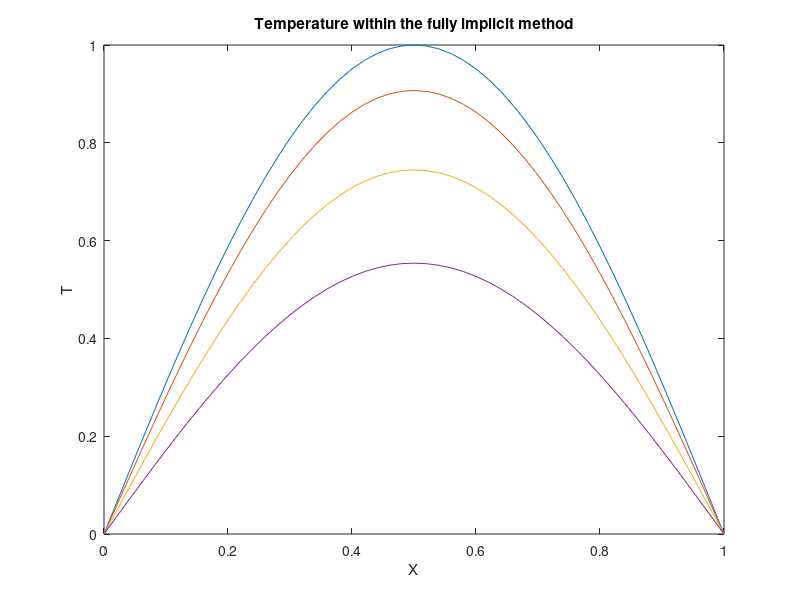
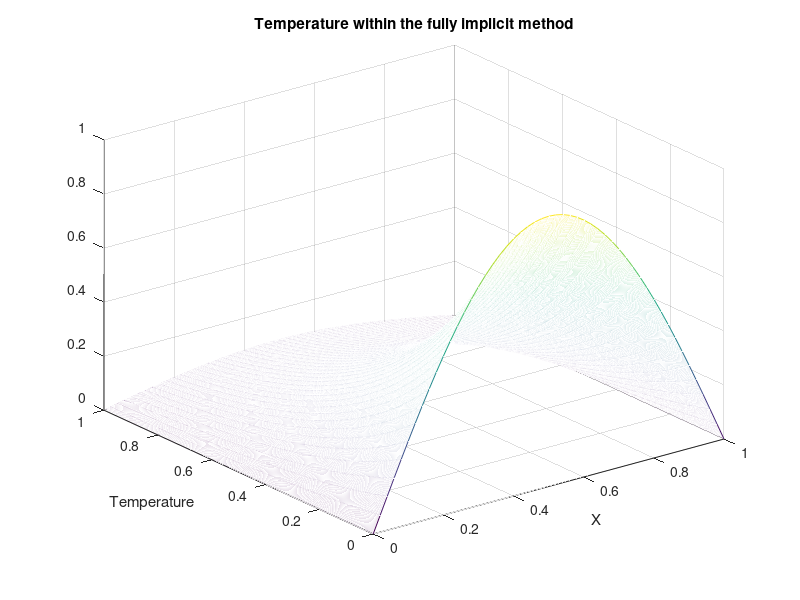

The MATLAB script that drew these images, in order:
clear;

L = 1;
T =1;

maxk = 2500;
dt = T/maxk;
n = 50.;
dx = L/n;
cond = 1./4.;
b = cond*dt/(dx*dx);

for i = 1:n+1
    x(i) =(i-1)*dx;
    u(i,1) =sin(pi*x(i));
end


for k=1:maxk+1
    u(1,k) = 0.;
    u(n+1,k) = 0.;
    time(k) = (k-1)*dt;
end

aa(1:n-2)=-b;
bb(1:n-1)=1.+2.*b;
cc(1:n-2)=-b;
MM=inv(diag(bb,0)+diag(aa,-1)+diag(cc,1));
for k=2:maxk   
   uu=u(2:n,k-1);
   u(2:n,k)=MM*uu;
end

figure(1);
plot(x,u(:,1),'-',x,u(:,100),'-',x,u(:,300),'-',x,u(:,600),'-');
title('Temperature within the fully implicit method');
xlabel('X');
ylabel('T');
figure(2);
mesh(x,time,u');
title('Temperature within the fully implicit method');
xlabel('X');
ylabel('Temperature');








